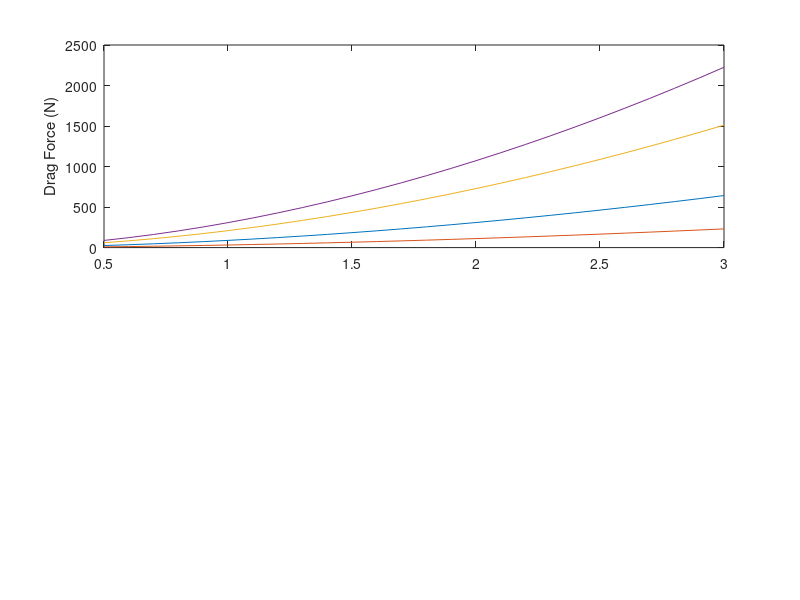

Source code (MATLAB): (Note: this script raises an error after producing the figure.)
% whale drag
% drag is going to differ based on morphometrics between juveniles and
% adults

clear all; close all

% whales = Eg 3911 (juvenile, 10 m, emaciated -- entangled)
%          MH89-424-Eg (calf, weighed -- perinatal)
%          NEAq 1223 (12 yo F, weighed -- vessel collision)
%          NEAq 1014 (28 yo F, sum of parts -- vessel collision)

whales = {'NEAq 3911','MH89-424-Eg','NEAq 1223','NEAq 1014'};

% length, m
l = [10.0; 4.12; 13.60; 13.70];

% speeds used in towtest, ms-1
U = [0.5:0.1:3.0];

% kinematic viscosity of seawater, m2s-1
v = 10^-6;

% calculate reynolds number
Re = (l*U)/v;

% coefficient of friction [Eqn. 4]
Cf = 0.072*Re.^(-1/5);

% seawater density
rho = 1025;

% estimated whale mass
M = [7000; 1227; 29700; 52640];

% estimated wetted surface area
Sw = 0.08*M.^0.65;

% max diameter of body, m
d = [2.196; 2.26/pi; 8.80/pi; 9.30/pi];

% Fineness Ratio
FR = l./d;

% drag augmentation factor for oscillation, = 3 as per Frank Fish, pers comm
k = 1.5;
% appendages
g = 1.3;


% calculate drag coefficient [Eqn 5]
for i = 1:length(Cf)
    CD0(:,i) = Cf(:,i).*(1+1.5*(d./l).^(3/2) + 7*(d./l).^3);
    
    % calculate drag force on the whale body (N)
    Df(:,i) = (1/2)*rho*(U(i).^2)*Sw.*CD0(:,i)*g*k;
    Df_lower(:,i) = Df(:,i)*0.9;
    Df_upper(:,i) = Df(:,i)*1.1; % error for oscillation: use 1.35 to 1.65
    
    % back-calculate Cd
    whaleCD(:,i) = (2*Df(:,i))./(rho*(U(i).^2)*Sw);
    
end

% plot on figure
figure(1)
subplot(211)
plot(U,Df)
ylabel('Drag Force (N)')
legend(whales,'Location','NW')

subplot(212)
plot(U,CD0)
xlabel('Speed (m/s'); ylabel('Drag Coefficient')
adjustfigurefont

% calculate percent difference at 1.3 m/s in:
Cdchange = abs(min(CD0(:,8) - max(CD0(:,8))))/mean(CD0(:,8));
DFchange = abs(min(Df(:,8) - max(Df(:,8))))/mean([max(Df(:,8)) min(Df(:,8))]);
FRchange = abs(min(FR) - max(FR))/mean(FR);

%% WHAT HAPPENS AS A WHALE GETS THINNER?

keep Cdchange DFchange FRchange g k

% based on Eg 1223, weighed. L = 1360 cm, axial circumferene = 920 cm,
% weight = 32670 Kg

% length, m
l = [13.60; 13.60; 13.60; 13.60; 13.60];

% speeds used in towtest, ms-1
U = [0.5:0.1:3];

% kinematic viscosity of seawater, m2s-1
v = 10^-6;

% calculate reynolds number
Re = (l*U)/v;

% coefficient of friction [Eqn. 4]
Cf = 0.072*Re.^(-1/5);

% seawater density
rho = 1025;

% Whale mass: measured at death = 32670 Kg, 28% reduction is 23522 kg.
% emaciation leads to 28% mass loss on average (Barratclough)
M = [32670; 30383; 28096; 25809; 23522];

% estimated wetted surface area
Sw = 0.08*M.^0.65;

% max diameter of body, m
% measured at necropsy is 9.2 m, decrease by 20% to 7.36
d = [9.20/pi; 8.74/pi; 8.28/pi; 7.82/pi; 7.36/pi];

% Fineness ratio
FR = l./d;

% calculate drag coefficient [Eqn 5]
for i = 1:length(Cf)
    CD0(:,i) = Cf(:,i).*(1+1.5*(d./l).^(3/2) + 7*(d./l).^3);
    
    % calculate drag force on the whale body (N)
    Df(:,i) = (1/2)*rho*(U(i).^2)*Sw.*CD0(:,i)*g*k;
    Df_lower(:,i) = Df(:,i)*0.9;
    Df_upper(:,i) = Df(:,i)*1.1; % error for oscillation: use 1.35 to 1.65
    
    % back-calculate Cd
    whaleCD(:,i) = (2*Df(:,i))./(rho*(U(i).^2)*Sw);
    whaleCd_lower(:,i) = (2*Df_lower(:,i))./(rho*(U(i).^2)*Sw);
    whaleCd_upper(:,i) = (2*Df_upper(:,i))./(rho*(U(i).^2)*Sw);
end

% plot on figure
figure(2)
subplot(311)
plot(U,Df,U,Df_lower,':',U,Df_upper,':') % FIX COLOURING HERE
xlabel('Speed (m/s)'); ylabel('Drag Force (N)')
legend(num2str(round((32670-M)./32670,2)*100),'Location','NW')

subplot(312)
plot(U,whaleCD)
xlabel('Speed (m/s)'); ylabel('Drag Coefficient')

subplot(313)
[ax,h(1),h(2)] = plotyy(1:5,d,1:5,M);
hold(ax(1))
plot(ax(1),1:5,FR,'k')
set(ax(1),'xtick',[])
set(ax(1),'ylim',[2 6],'ytick',2:6)
set(ax(2),'ylim',[20000 36000],'ytick',[20000 30000])
xlabel({'','Arbitrary Time'})
ylabel(ax(1),{'Diameter','Fineness Ratio'})
ylabel(ax(2),'Body Weight (Kg)')
adjustfigurefont

Cdchange(2) = abs(min(whaleCD(:,8) - max(whaleCD(:,8))))/max(whaleCD(:,8));
DFchange(2) = abs(min(Df(:,8) - max(Df(:,8))))/max(Df(:,8));
FRchange(2) = abs(min(FR) - max(FR))/min(FR);

%% have it grow from juvenile (2 yr) to adult (28 yr)

keep Cdchange DFchange FRchange g k

% age
Age = 2:1:28;

% length, m
% moore_length; length at age Moore et al 2004
l = 1011.033+320.501*log10(Age)';

% speeds used in towtest, ms-1
U = 0.5:0.1:3;

% kinematic viscosity of seawater, m2s-1
v = 10^-6;

% calculate reynolds number
Re = (l*U)/v;

% coefficient of friction [Eqn. 4]
Cf = 0.072*Re.^(-1/5);

% seawater density
rho = 1025;

% Whale mass: estimated from length as a HEALTHY animal
% Mass estimate from moore_weight, Moore et al 2004 
M = 3169.39+1773.666*Age;

% estimated wetted surface area
Sw = 0.08*M.^0.65;

% max diameter of body (m)
% Fortune et al. 2012, width to length relationship from photogrammetry
% (NOT NECROPSY)
d = (38.63+0.21*l*100)/100;

% Fineness ratio
FR = l./d;

% calculate drag coefficient [Eqn 5] for all 
for i = 1:length(U)
    CD0(:,i) = Cf(:,i).*(1+1.5*(d./l).^(3/2) + 7*(d./l).^3);
    
    % calculate drag force on the whale body (N)
    Df(:,i) = (1/2)*rho*(U(i).^2)*Sw'.*CD0(:,i)*g*k;
    Df_lower(:,i) = Df(:,i)*0.9;
    Df_upper(:,i) = Df(:,i)*1.1; % error for oscillation: use 1.35 to 1.65
    
    % back-calculate Cd
    whaleCD(:,i) = (2*Df(:,i))./(rho*(U(i).^2)*Sw');
    
end

% plot on figure
figure(2)
subplot(311)
plot(U,Df,U,Df_lower,':',U,Df_upper,':') % FIX COLOURING HERE
xlabel('Speed (m/s)'); ylabel('Drag Force (N)')
legend(num2str(round((32670-M)./32670,2)*100),'Location','NW')

subplot(312)
plot(U,whaleCD)
xlabel('Speed (m/s)'); ylabel('Drag Coefficient')

subplot(313)
[ax,h(1),h(2)] = plotyy(1:5,d,1:5,M);
hold(ax(1))
plot(ax(1),1:5,FR,'k')
set(ax(1),'xtick',[])
set(ax(1),'ylim',[2 6],'ytick',2:6)
set(ax(2),'ylim',[20000 36000],'ytick',[20000 30000])
xlabel({'','Arbitrary Time'})
ylabel(ax(1),{'Diameter','Fineness Ratio'})
ylabel(ax(2),'Body Weight (Kg)')
adjustfigurefont

Cdchange(3) = abs(min(whaleCD(:,8) - max(whaleCD(:,8))))/max(whaleCD(:,8));
DFchange(3) = abs(min(Df(:,8) - max(Df(:,8))))/max(Df(:,8));
FRchange(3) = abs(min(FR) - max(FR))/min(FR);
